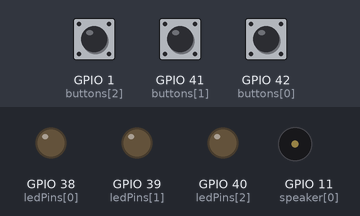
The program below on a simulated ESP32-S3. Shown: output pins drawn as LEDs (lit = HIGH), buzzer (waves = sounding). Inputs (shaded band) come from the test bench; at power-on: GPIO 1 (buttons[2]) HIGH, GPIO 41 (buttons[1]) HIGH, GPIO 42 (buttons[0]) HIGH.

Above: at 1.2 s.
1.3 s: GPIO 1 (buttons[2]) pulled LOW for 0.15 s
At 1.37 s:
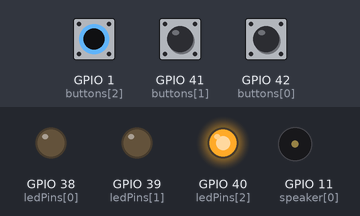
2.9 s: GPIO 41 (buttons[1]) pulled LOW for 0.15 s
At 3.0 s:
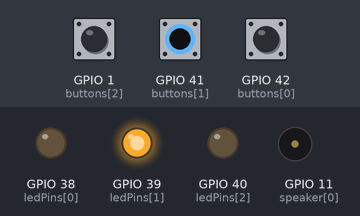
4.6 s: GPIO 42 (buttons[0]) pulled LOW for 0.15 s
At 5.9 s:
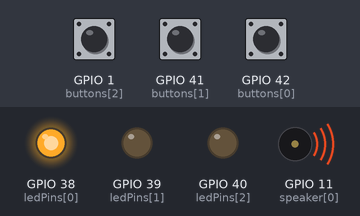
Timing chart, 0 to 19.0 s (numbered marks = the images above; inputs shaded):
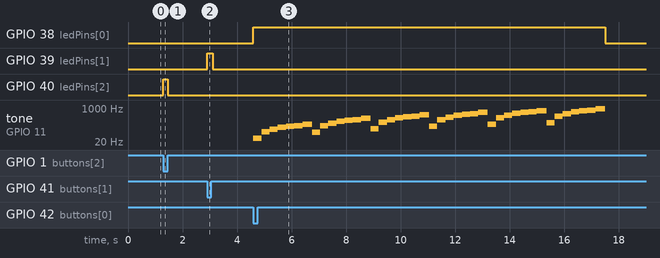

The program:

main.cpp
```cpp
#include <Arduino.h>
#include <Wire.h>
// put function declarations here:

constexpr uint8_t ledPins[3] = {38, 39, 40};
constexpr uint8_t buttons[3] = {42, 41, 1};
constexpr uint8_t speaker[1] = {11};

uint16_t moogverse[7] = {30, 65, 86, 109, 120, 132, 150};


void setup() {
  // put your setup code here, to run once:
  Serial.begin(115200);

  for (int i = 0; i < 3; i++) {
   pinMode(buttons[i], INPUT_PULLUP);
   pinMode(ledPins[i], OUTPUT);   // configures all 4 pins with one loop, not four pinMode() calls
  }


    pinMode(speaker[0], OUTPUT);

}

void moogcity2() {
  tone(speaker[0], 230);
  delay(250);
  tone(speaker[0], 390);
  delay(250);
  tone(speaker[0], 440);
  delay(250);
  tone(speaker[0], 494);
  delay(250);
  tone(speaker[0], 515);
  delay(250);
  tone(speaker[0], 574);
  delay(250);
  tone(speaker[0], 620);
  delay(300);
  tone(speaker[0], 690);
  delay(350);
}

void lightSwitch() {
  for (int i = 0; i <= 2; i++) {
    if (digitalRead(buttons[i]) == LOW) {
      digitalWrite(ledPins[i], HIGH);
    } else {
      digitalWrite(ledPins[i], LOW);    }
  }
}

void loop() {
  // put your main code here, to run repeatedly:
   lightSwitch();

  if (digitalRead(buttons[0]) == LOW) {
  for (int d = 0; d < 6; d++) {
    for (int i = 0; i < 7; i++) {
      tone(speaker[0], moogverse[i] + (moogverse[i] * d));
      if (i == 6) {
        delay(350);
      } else if (i == 7) {
        delay(400);
      } else {
        delay(300);
      }
    }

  }
  noTone(speaker[0]);
  } else if (digitalRead(buttons[1]) == LOW) {
    noTone(speaker[0]);
    delay(200);
  }


}
```

Measured:
- after the input at 1.3 s, GPIO 40 (ledPins[2]): LOW → HIGH at once, → LOW 0.15 s later
- after the input at 2.9 s, GPIO 39 (ledPins[1]): LOW → HIGH at once, → LOW 0.20 s later
- after the input at 4.6 s, GPIO 38 (ledPins[0]): LOW → HIGH at once, → LOW 12.9 s later; tone on GPIO 11 (speaker[0]): plays 30 Hz for 0.30 s, 65 Hz for 0.30 s, 86 Hz for 0.30 s, 109 Hz for 0.30 s, 120 Hz for 0.30 s, 132 Hz for 0.30 s … (42 notes in this stretch), starting at once
